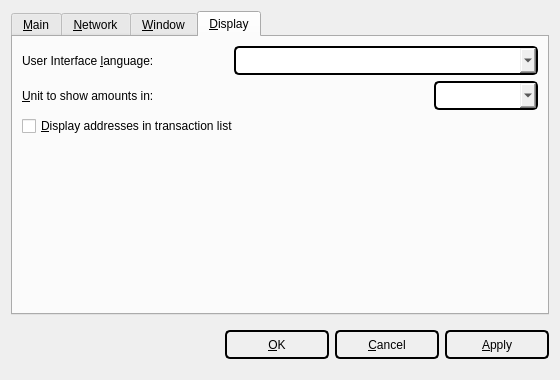
<?xml version="1.0" encoding="UTF-8"?>
<ui version="4.0">
 <class>OptionsDialog</class>
 <widget class="QDialog" name="OptionsDialog">
  <property name="geometry">
   <rect>
    <x>0</x>
    <y>0</y>
    <width>540</width>
    <height>380</height>
   </rect>
  </property>
  <property name="windowTitle">
   <string>Options</string>
  </property>
  <property name="modal">
   <bool>true</bool>
  </property>
  <layout class="QVBoxLayout" name="verticalLayout">
   <item>
    <widget class="QTabWidget" name="tabWidget">
     <property name="tabPosition">
      <enum>QTabWidget::North</enum>
     </property>
     <property name="currentIndex">
      <number>3</number>
     </property>
     <widget class="QWidget" name="tabMain">
      <attribute name="title">
       <string>&amp;Main</string>
      </attribute>
      <layout class="QVBoxLayout" name="verticalLayout_Main">
       <item>
        <widget class="QLabel" name="transactionFeeInfoLabel">
         <property name="text">
          <string>Optional transaction fee per kB that helps make sure your transactions are processed quickly. Most transactions are 1 kB. Fee 0.01 recommended.</string>
         </property>
         <property name="textFormat">
          <enum>Qt::PlainText</enum>
         </property>
         <property name="wordWrap">
          <bool>true</bool>
         </property>
        </widget>
       </item>
       <item>
        <layout class="QHBoxLayout" name="horizontalLayout_Main">
         <item>
          <widget class="QLabel" name="transactionFeeLabel">
           <property name="text">
            <string>Pay transaction &amp;fee</string>
           </property>
           <property name="textFormat">
            <enum>Qt::PlainText</enum>
           </property>
           <property name="buddy">
            <cstring>transactionFee</cstring>
           </property>
          </widget>
         </item>
         <item>
          <widget class="BitcoinAmountField" name="transactionFee">
           <property name="styleSheet">
            <string notr="true">border-top-left-radius: 5px;
border-top-right-radius: 5px;
border-bottom-left-radius: 5px;
border-bottom-right-radius: 5px;
border: 2px solid #000000;
min-height: 15px;
max-height: 15px;
min-width: 50px;
max-width: 50px;</string>
           </property>
          </widget>
         </item>
         <item>
          <spacer name="horizontalSpacer_Main">
           <property name="orientation">
            <enum>Qt::Horizontal</enum>
           </property>
           <property name="sizeHint" stdset="0">
            <size>
             <width>40</width>
             <height>20</height>
            </size>
           </property>
          </spacer>
         </item>
        </layout>
       </item>
       <item>
        <widget class="QCheckBox" name="bitcoinAtStartup">
         <property name="toolTip">
          <string>Automatically start SHIELD after logging in to the system.</string>
         </property>
         <property name="text">
          <string>&amp;Start SHIELD on system login</string>
         </property>
        </widget>
       </item>
       <item>
        <spacer name="verticalSpacer_Main">
         <property name="orientation">
          <enum>Qt::Vertical</enum>
         </property>
         <property name="sizeHint" stdset="0">
          <size>
           <width>20</width>
           <height>40</height>
          </size>
         </property>
        </spacer>
       </item>
      </layout>
     </widget>
     <widget class="QWidget" name="tabNetwork">
      <attribute name="title">
       <string>&amp;Network</string>
      </attribute>
      <layout class="QVBoxLayout" name="verticalLayout_Network">
       <item>
        <widget class="QCheckBox" name="mapPortUpnp">
         <property name="toolTip">
          <string>Automatically open the SHIELD client port on the router. This only works when your router supports UPnP and it is enabled.</string>
         </property>
         <property name="text">
          <string>Map port using &amp;UPnP</string>
         </property>
        </widget>
       </item>
       <item>
        <widget class="QCheckBox" name="connectSocks">
         <property name="toolTip">
          <string>Connect to the SHIELD network through a SOCKS proxy (e.g. when connecting through Tor).</string>
         </property>
         <property name="text">
          <string>&amp;Connect through SOCKS proxy:</string>
         </property>
        </widget>
       </item>
       <item>
        <layout class="QHBoxLayout" name="horizontalLayout_Network">
         <item>
          <widget class="QLabel" name="proxyIpLabel">
           <property name="text">
            <string>Proxy &amp;IP:</string>
           </property>
           <property name="textFormat">
            <enum>Qt::PlainText</enum>
           </property>
           <property name="buddy">
            <cstring>proxyIp</cstring>
           </property>
          </widget>
         </item>
         <item>
          <widget class="QValidatedLineEdit" name="proxyIp">
           <property name="maximumSize">
            <size>
             <width>154</width>
             <height>29</height>
            </size>
           </property>
           <property name="toolTip">
            <string>IP address of the proxy (e.g. 127.0.0.1)</string>
           </property>
           <property name="styleSheet">
            <string notr="true">
border-top-left-radius: 5px;
border-top-right-radius: 5px;
border-bottom-left-radius: 5px;
border-bottom-right-radius: 5px;
border: 2px solid #000000;
min-height: 25px;
max-height: 25px;
min-width: 150px;
max-width: 150px;</string>
           </property>
          </widget>
         </item>
         <item>
          <widget class="QLabel" name="proxyPortLabel">
           <property name="text">
            <string>&amp;Port:</string>
           </property>
           <property name="textFormat">
            <enum>Qt::PlainText</enum>
           </property>
           <property name="buddy">
            <cstring>proxyPort</cstring>
           </property>
          </widget>
         </item>
         <item>
          <widget class="QLineEdit" name="proxyPort">
           <property name="maximumSize">
            <size>
             <width>84</width>
             <height>29</height>
            </size>
           </property>
           <property name="toolTip">
            <string>Port of the proxy (e.g. 9050)</string>
           </property>
           <property name="styleSheet">
            <string notr="true">border-top-left-radius: 5px;
border-top-right-radius: 5px;
border-bottom-left-radius: 5px;
border-bottom-right-radius: 5px;
border: 2px solid #000000;
min-height: 25px;
max-height: 25px;
min-width: 80px;
max-width: 80px;</string>
           </property>
          </widget>
         </item>
         <item>
          <widget class="QLabel" name="socksVersionLabel">
           <property name="text">
            <string>SOCKS &amp;Version:</string>
           </property>
           <property name="textFormat">
            <enum>Qt::PlainText</enum>
           </property>
           <property name="buddy">
            <cstring>socksVersion</cstring>
           </property>
          </widget>
         </item>
         <item>
          <widget class="QValueComboBox" name="socksVersion">
           <property name="toolTip">
            <string>SOCKS version of the proxy (e.g. 5)</string>
           </property>
           <property name="styleSheet">
            <string notr="true">border-top-left-radius: 5px;
border-top-right-radius: 5px;
border-bottom-left-radius: 5px;
border-bottom-right-radius: 5px;
border: 2px solid #000000;
min-height: 25px;
max-height: 25px;
min-width: 80px;
max-width: 80px;</string>
           </property>
          </widget>
         </item>
         <item>
          <spacer name="horizontalSpacer_Network">
           <property name="orientation">
            <enum>Qt::Horizontal</enum>
           </property>
           <property name="sizeHint" stdset="0">
            <size>
             <width>40</width>
             <height>20</height>
            </size>
           </property>
          </spacer>
         </item>
        </layout>
       </item>
       <item>
        <spacer name="verticalSpacer_Network">
         <property name="orientation">
          <enum>Qt::Vertical</enum>
         </property>
         <property name="sizeHint" stdset="0">
          <size>
           <width>20</width>
           <height>40</height>
          </size>
         </property>
        </spacer>
       </item>
      </layout>
     </widget>
     <widget class="QWidget" name="tabWindow">
      <attribute name="title">
       <string>&amp;Window</string>
      </attribute>
      <layout class="QVBoxLayout" name="verticalLayout_Window">
       <item>
        <widget class="QCheckBox" name="minimizeToTray">
         <property name="toolTip">
          <string>Show only a tray icon after minimizing the window.</string>
         </property>
         <property name="text">
          <string>&amp;Minimize to the tray instead of the taskbar</string>
         </property>
        </widget>
       </item>
       <item>
        <widget class="QCheckBox" name="minimizeOnClose">
         <property name="toolTip">
          <string>Minimize instead of exit the application when the window is closed. When this option is enabled, the application will be closed only after selecting Quit in the menu.</string>
         </property>
         <property name="text">
          <string>M&amp;inimize on close</string>
         </property>
        </widget>
       </item>
       <item>
        <spacer name="verticalSpacer_Window">
         <property name="orientation">
          <enum>Qt::Vertical</enum>
         </property>
         <property name="sizeHint" stdset="0">
          <size>
           <width>20</width>
           <height>40</height>
          </size>
         </property>
        </spacer>
       </item>
      </layout>
     </widget>
     <widget class="QWidget" name="tabDisplay">
      <attribute name="title">
       <string>&amp;Display</string>
      </attribute>
      <layout class="QVBoxLayout" name="verticalLayout_Display">
       <item>
        <layout class="QHBoxLayout" name="horizontalLayout_1_Display">
         <item>
          <widget class="QLabel" name="langLabel">
           <property name="text">
            <string>User Interface &amp;language:</string>
           </property>
           <property name="textFormat">
            <enum>Qt::PlainText</enum>
           </property>
           <property name="buddy">
            <cstring>lang</cstring>
           </property>
          </widget>
         </item>
         <item>
          <widget class="QValueComboBox" name="lang">
           <property name="toolTip">
            <string>The user interface language can be set here. This setting will take effect after restarting SHIELD.</string>
           </property>
           <property name="styleSheet">
            <string notr="true">
border-top-left-radius: 5px;
border-top-right-radius: 5px;
border-bottom-left-radius: 5px;
border-bottom-right-radius: 5px;
border: 2px solid #000000;
min-height: 25px;
max-height: 25px;
min-width: 300px;
max-width: 300px;</string>
           </property>
          </widget>
         </item>
        </layout>
       </item>
       <item>
        <layout class="QHBoxLayout" name="horizontalLayout_2_Display">
         <item>
          <widget class="QLabel" name="unitLabel">
           <property name="text">
            <string>&amp;Unit to show amounts in:</string>
           </property>
           <property name="textFormat">
            <enum>Qt::PlainText</enum>
           </property>
           <property name="buddy">
            <cstring>unit</cstring>
           </property>
          </widget>
         </item>
         <item>
          <widget class="QValueComboBox" name="unit">
           <property name="toolTip">
            <string>Choose the default subdivision unit to show in the interface and when sending coins.</string>
           </property>
           <property name="styleSheet">
            <string notr="true">
border-top-left-radius: 5px;
border-top-right-radius: 5px;
border-bottom-left-radius: 5px;
border-bottom-right-radius: 5px;
border: 2px solid #000000;
min-height: 25px;
max-height: 25px;
min-width: 100px;
max-width: 100px;</string>
           </property>
          </widget>
         </item>
        </layout>
       </item>
       <item>
        <widget class="QCheckBox" name="displayAddresses">
         <property name="toolTip">
          <string>Whether to show SHIELD addresses in the transaction list or not.</string>
         </property>
         <property name="text">
          <string>&amp;Display addresses in transaction list</string>
         </property>
        </widget>
       </item>
       <item>
        <spacer name="verticalSpacer_Display">
         <property name="orientation">
          <enum>Qt::Vertical</enum>
         </property>
         <property name="sizeHint" stdset="0">
          <size>
           <width>20</width>
           <height>40</height>
          </size>
         </property>
        </spacer>
       </item>
      </layout>
     </widget>
    </widget>
   </item>
   <item>
    <layout class="QHBoxLayout" name="horizontalLayout_Buttons">
     <item>
      <spacer name="horizontalSpacer_1">
       <property name="orientation">
        <enum>Qt::Horizontal</enum>
       </property>
       <property name="sizeHint" stdset="0">
        <size>
         <width>40</width>
         <height>48</height>
        </size>
       </property>
      </spacer>
     </item>
     <item>
      <widget class="QLabel" name="statusLabel">
       <property name="font">
        <font>
         <weight>75</weight>
         <bold>true</bold>
        </font>
       </property>
       <property name="text">
        <string/>
       </property>
       <property name="textFormat">
        <enum>Qt::PlainText</enum>
       </property>
       <property name="wordWrap">
        <bool>true</bool>
       </property>
      </widget>
     </item>
     <item>
      <spacer name="horizontalSpacer_2">
       <property name="orientation">
        <enum>Qt::Horizontal</enum>
       </property>
       <property name="sizeHint" stdset="0">
        <size>
         <width>40</width>
         <height>48</height>
        </size>
       </property>
      </spacer>
     </item>
     <item>
      <widget class="QPushButton" name="okButton">
       <property name="styleSheet">
        <string notr="true">
border-top-left-radius: 5px;
border-top-right-radius: 5px;
border-bottom-left-radius: 5px;
border-bottom-right-radius: 5px;
border: 2px solid #000000;
min-height: 25px;
max-height: 25px;
min-width: 100px;
max-width: 100px;</string>
       </property>
       <property name="text">
        <string>&amp;OK</string>
       </property>
      </widget>
     </item>
     <item>
      <widget class="QPushButton" name="cancelButton">
       <property name="styleSheet">
        <string notr="true">
border-top-left-radius: 5px;
border-top-right-radius: 5px;
border-bottom-left-radius: 5px;
border-bottom-right-radius: 5px;
border: 2px solid #000000;
min-height: 25px;
max-height: 25px;
min-width: 100px;
max-width: 100px;</string>
       </property>
       <property name="text">
        <string>&amp;Cancel</string>
       </property>
       <property name="autoDefault">
        <bool>false</bool>
       </property>
      </widget>
     </item>
     <item>
      <widget class="QPushButton" name="applyButton">
       <property name="styleSheet">
        <string notr="true">
border-top-left-radius: 5px;
border-top-right-radius: 5px;
border-bottom-left-radius: 5px;
border-bottom-right-radius: 5px;
border: 2px solid #000000;
min-height: 25px;
max-height: 25px;
min-width: 100px;
max-width: 100px;</string>
       </property>
       <property name="text">
        <string>&amp;Apply</string>
       </property>
       <property name="autoDefault">
        <bool>false</bool>
       </property>
      </widget>
     </item>
    </layout>
   </item>
  </layout>
 </widget>
 <customwidgets>
  <customwidget>
   <class>BitcoinAmountField</class>
   <extends>QSpinBox</extends>
   <header>bitcoinamountfield.h</header>
   <container>1</container>
  </customwidget>
  <customwidget>
   <class>QValueComboBox</class>
   <extends>QComboBox</extends>
   <header>qvaluecombobox.h</header>
  </customwidget>
  <customwidget>
   <class>QValidatedLineEdit</class>
   <extends>QLineEdit</extends>
   <header>qvalidatedlineedit.h</header>
  </customwidget>
 </customwidgets>
 <resources/>
 <connections/>
</ui>
